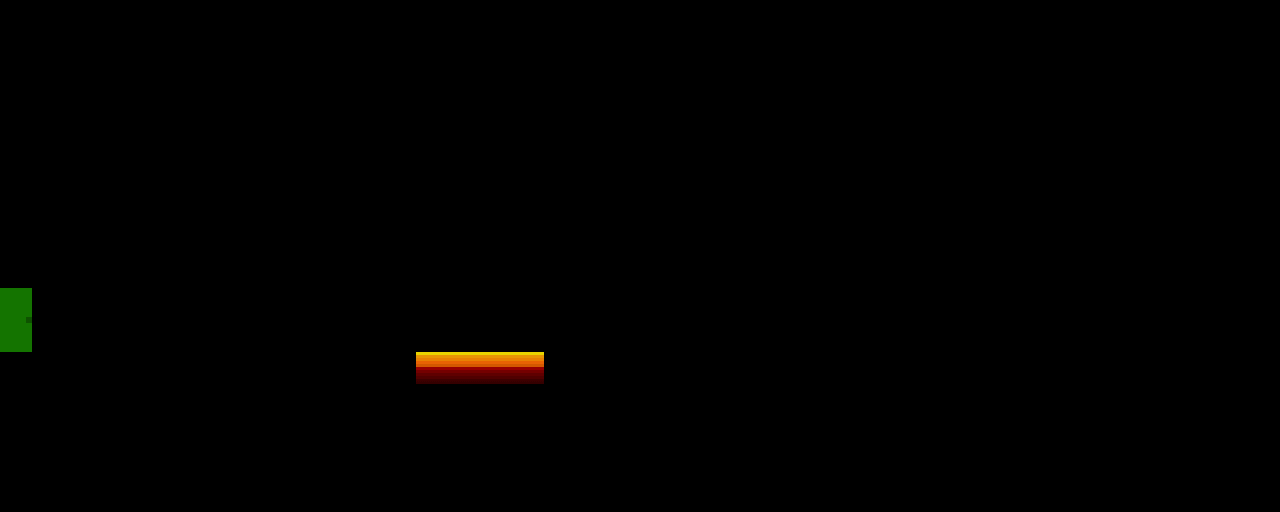

Rendered tile map (Tiled .tmx) drawn with the repository's tilesets; below, a short description and the map source with its tile grids summarised:
An orthogonal 40x16 tile map with 32x32 px tiles, 1 tile layer (World) and 1 object (door).

<map version="1.2" tiledversion="1.2.4" orientation="orthogonal" renderorder="right-down" width="40" height="16" tilewidth="32" tileheight="32" infinite="0" nextlayerid="4" nextobjectid="2">
 <tileset firstgid="1" name="otherTiles-extruded" tilewidth="32" tileheight="32" spacing="2" margin="1" tilecount="6" columns="2">
  <image source="../tilesets/otherTiles-extruded.png" width="68" height="102" />
 </tileset>
 <layer id="1" name="World" width="40" height="16">
  <data>[640 cells, 314 non-empty, 4 distinct tile ids]</data>
 </layer>
 <objectgroup id="3" name="Objects">
  <object id="1" name="DoorA" type="door" x="0" y="288" width="32" height="64">
   <properties>
    <property name="level" value="level1" />
    <property name="symbol" value="B" />
   </properties>
  </object>
 </objectgroup>
</map>
